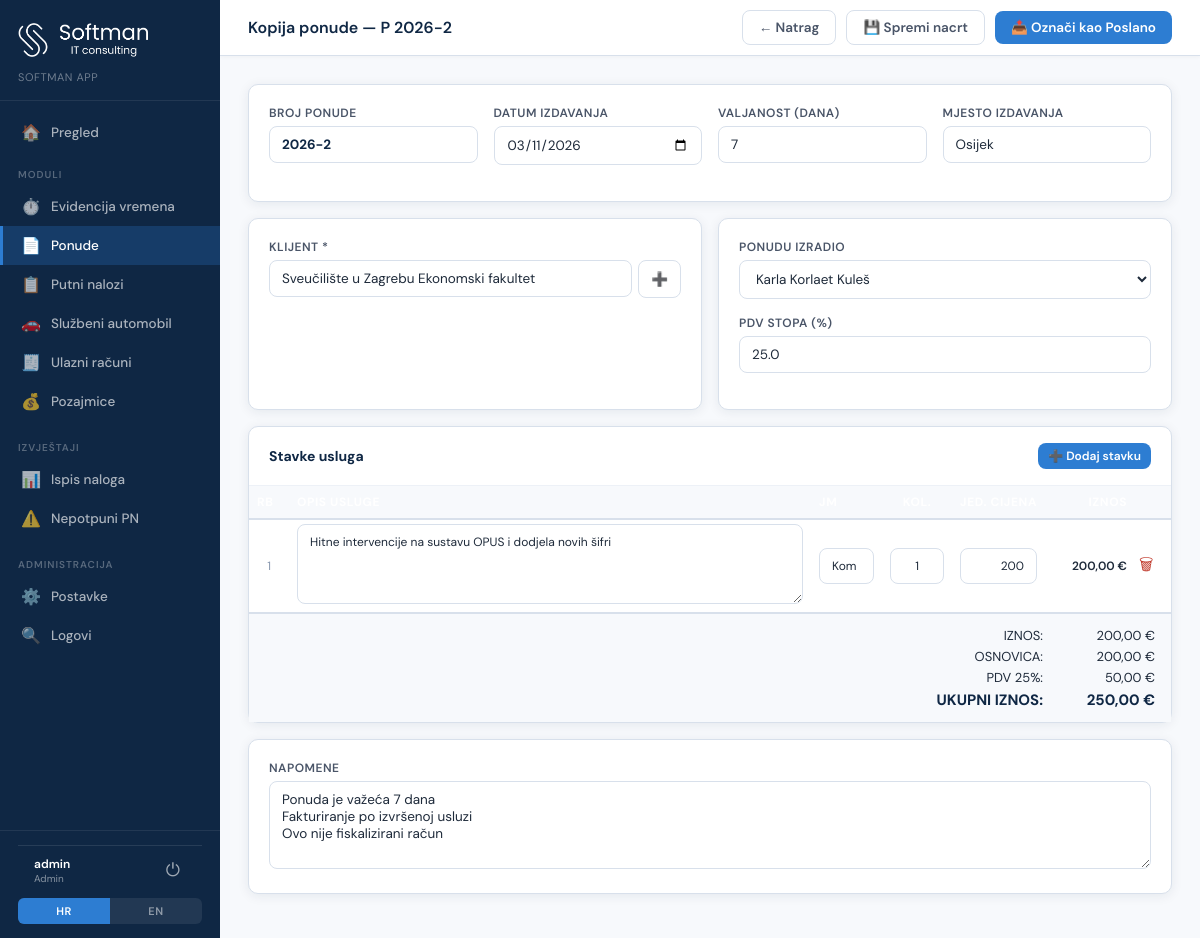
Page /quotes/15/copy (signed in) on the committed database.
### tables this page shows
CREATE TABLE quotes (
            id INTEGER PRIMARY KEY AUTOINCREMENT,
            auto_id TEXT UNIQUE NOT NULL,
            status TEXT DEFAULT 'draft',
            issue_date TEXT,
            valid_days INTEGER DEFAULT 7,
            place_of_issue TEXT DEFAULT 'Zagreb',
            client_id INTEGER,
            prepared_by_id INTEGER,
            notes TEXT,
            pdv_rate REAL DEFAULT 25,
            total_net REAL DEFAULT 0,
            total_pdv REAL DEFAULT 0,
            total_gross REAL DEFAULT 0,
            pdf_path TEXT,
            created_at TIMESTAMP DEFAULT CURRENT_TIMESTAMP,
            updated_at TIMESTAMP DEFAULT CURRENT_TIMESTAMP
        , comment TEXT);

CREATE TABLE employees (
            id INTEGER PRIMARY KEY AUTOINCREMENT,
            name TEXT NOT NULL,
            position TEXT,
            is_direktor INTEGER DEFAULT 0,
            is_blagajnik INTEGER DEFAULT 0,
            is_knjizio INTEGER DEFAULT 0,
            is_validator INTEGER DEFAULT 0,
            is_default INTEGER DEFAULT 0,
            signature_path TEXT,
            created_at TIMESTAMP DEFAULT CURRENT_TIMESTAMP
        );

### app.py (the view)
@app.route('/quotes/<int:quote_id>/copy')
@require_perm('can_edit_quotes')
def copy_quote(quote_id):
    audit('copy', module='ponude', entity='quote', entity_id=quote_id)
    conn = get_db()
    quote = conn.execute("SELECT * FROM quotes WHERE id=?", (quote_id,)).fetchone()
    if not quote:
        conn.close()
        return redirect(url_for('quotes_list'))
    items = conn.execute("SELECT * FROM quote_items WHERE quote_id=? ORDER BY sort_order", (quote_id,)).fetchall()
    clients = conn.execute("SELECT * FROM clients ORDER BY name").fetchall()
    employees = conn.execute("SELECT * FROM employees ORDER BY name").fetchall()
    settings = {r['key']: r['value'] for r in conn.execute("SELECT * FROM settings").fetchall()}
    default_place = conn.execute("SELECT name FROM destinations WHERE is_place_of_report=1 LIMIT 1").fetchone()
    auto_id, _, _ = get_next_quote_id()
    conn.close()
    today = date.today().strftime('%Y-%m-%d')
    quote_copy = dict(quote)
    quote_copy['id'] = None
    quote_copy['status'] = 'draft'
    quote_copy['pdf_path'] = None
    return render_template('quotes_form.html', auto_id=auto_id, today=today,
                          clients=rows_to_dicts(clients),
                          employees=rows_to_dicts(employees),
                          settings=settings, quote=quote_copy, items=rows_to_dicts(items),
                          default_place=default_place['name'] if default_place else 'Zagreb',
                          is_copy=True)

### app.py (called while the page is built, shortened)
def decode_token(token):
    try:
        return pyjwt.decode(token, JWT_SECRET, algorithms=['HS256'])
    except:
        return None

def get_current_user():
    token = request.cookies.get('auth_token')
    if not token:
        return None
    return decode_token(token)

def require_perm(perm):
    def decorator(f):
        @wraps(f)
        def decorated(*args, **kwargs):
            user = get_current_user()
            if not user:
                return redirect('/login')
            if user.get('is_admin') or user.get(perm):
                return f(*args, **kwargs)
            return render_template('403.html', user=user), 403
        return decorated
    return decorator

@app.context_processor
def inject_current_user():
    user = get_current_user()
    return {'current_user': user or {}}

def get_db():
    conn = sqlite3.connect(DB_PATH)
    conn.row_factory = sqlite3.Row
    conn.execute("PRAGMA foreign_keys = ON")
    return conn

def rows_to_dicts(rows):
    return [dict(r) for r in rows] if rows else []

def audit(action, module=None, entity=None, entity_id=None, detail=None):
    try:
        from flask import request as _req
        user = get_current_user()
        user_id = user.get('user_id') if user else None
        username = user.get('username') if user else 'nepoznat'
        try:
            ip = _req.headers.get('X-Forwarded-For', _req.remote_addr or '').split(',')[0].strip()
        except:
            ip = None
        conn = get_db()
        conn.execute(
            """INSERT INTO audit_log (user_id, username, action, module, entity, entity_id, detail, ip_address, created_at)
               VALUES (?,?,?,?,?,?,?,?,?)""",
            (user_id, username, action, module, entity, entity_id, detail, ip, datetime.now().isoformat())
        )
        conn.commit()
        conn.close()
    except Exception as e:
        pass  # Audit nikad ne smije srušiti aplikaciju

def get_next_quote_id():
    conn = get_db()
    current_year = datetime.now().year
    rows = conn.execute("SELECT auto_id FROM quotes WHERE auto_id LIKE ?", (f"{current_year}-%",)).fetchall()
    used = set()
    for r in rows:
        try: used.add(int(r['auto_id'].split('-')[1]))
        except: pass
    candidate = 1
    while candidate in used:
        candidate += 1
    conn.close()
    return f"{current_year}-{candidate}", current_year, candidate

### templates/quotes_form.html (shortened to what this page needs)
{% extends "base.html" %}
{% set active = 'quotes' %}
{% block topbar_title %}{% if is_copy %}Kopija ponude — P {{ auto_id }}{% elif quote and quote.id %}Ponuda P {{ quote.auto_id }}{% else %}Nova ponuda{% endif %}{% endblock %}
{% block topbar_actions %}
<a href="/quotes" class="btn btn-secondary" title="Povratak na listu ponuda">← Natrag</a>
{% if not quote or quote.status == 'draft' %}
<button class="btn btn-secondary" onclick="saveQuote('draft')" title="Spremi ponudu kao nacrt">💾 Spremi nacrt</button>
<button class="btn btn-primary" onclick="saveQuote('sent')" title="Označi kao poslano i zamrzni PDF">📤 Označi kao Poslano</button>
{% endif %}
{% endblock %}
{% block content %}
{% set locked = quote and quote.status != 'draft' %}
<div class="card" style="margin-bottom:16px;">
  <div class="card-body">
    <div class="form-row form-row-4">
      <div class="form-group">
        <label class="form-label">Broj ponude</label>
        <input class="form-control" id="auto_id" value="{{ auto_id }}" readonly style="font-weight:700;color:var(--navy);">
      </div>
      <div class="form-group">
        <label class="form-label">Datum izdavanja</label>
        <input type="date" class="form-control" id="issue_date"
               value="{{ quote.issue_date if quote else today }}" {% if locked %}disabled{% endif %}>
      </div>
      <div class="form-group">
        <label class="form-label">Valjanost (dana)</label>
        <input type="number" class="form-control" id="valid_days" min="1"
               value="{{ quote.valid_days if quote else (copy_from.valid_days if copy_from else settings.quote_default_valid_days or 7) }}" {% if locked %}disabled{% endif %}>
      </div>
      <div class="form-group">
        <label class="form-label">Mjesto izdavanja</label>
        <input type="text" class="form-control" id="place_of_issue"
               value="{{ quote.place_of_issue if quote else default_place }}" {% if locked %}disabled{% endif %}>
      </div>
    </div>
  </div>
</div>
<div style="display:grid;grid-template-columns:1fr 1fr;gap:16px;margin-bottom:16px;">
  <div class="card">
    <div class="card-body">
      <div class="form-group">
        <label class="form-label">Klijent *</label>
        {% if not locked %}
        <div style="display:flex;gap:6px;align-items:flex-start;">
          <div style="flex:1;position:relative;">
            <input type="text" class="form-control" id="client-search"
              placeholder="Pretraži klijenta..."
              autocomplete="off"
              oninput="filterClientDropdown()"
              onfocus="showClientDropdown()"
              onblur="hideClientDropdownDelayed()"
              value="{{ clients | selectattr('id', 'equalto', quote.client_id) | map(attribute='name') | first if (quote and quote.client_id) else '' }}">
          </div>
          <button type="button" class="btn btn-secondary" onclick="openAddClientModal()"
            title="Dodaj novog klijenta" style="white-space:nowrap;padding:0 12px;height:38px;">➕</button>
        </div>
        {% endif %}
      </div>
    </div>
  </div>
  <div class="card">
    <div class="card-body">
      <div class="form-group">
        <label class="form-label">Ponudu izradio</label>
        <select class="form-control" id="prepared_by_id" {% if locked %}disabled{% endif %}>
          {% for e in employees %}
          <option value="{{ e.id }}"
            {% if quote and quote.prepared_by_id == e.id %}selected
            {% elif not quote and copy_from and copy_from.prepared_by_id == e.id %}selected
            {% elif not quote and not copy_from and e.is_direktor %}selected{% endif %}>{{ e.name }}</option>
          {% endfor %}
        </select>
      </div>
      <div class="form-group" style="margin-top:12px;">
        <label class="form-label">PDV stopa (%)</label>
        <input type="number" class="form-control" id="pdv_rate" step="1" min="0" max="100"
               value="{{ quote.pdv_rate if quote else (copy_from.pdv_rate if copy_from else settings.quote_pdv_rate or 25) }}"
               oninput="updateTotals()" {% if locked %}disabled{% endif %}>
      </div>
    </div>
  </div>
</div>
<div class="card" style="margin-bottom:16px;">
  <div class="card-header">
    <span class="card-title">Stavke usluga</span>
    {% if not locked %}
    <button class="btn btn-sm btn-primary" onclick="addItem()" title="Dodaj novu stavku usluge">➕ Dodaj stavku</button>
    {% endif %}
  </div>
  <div class="table-wrap">
    <table style="width:100%;">
      <thead>
        <tr style="background:var(--navy);">
          <th style="color:white;padding:8px;font-size:12px;width:40px;">RB</th>
          <th style="color:white;padding:8px;font-size:12px;">Opis usluge</th>
          <th style="color:white;padding:8px;font-size:12px;width:60px;">JM</th>
          <th style="color:white;padding:8px;font-size:12px;width:70px;text-align:center;">Kol.</th>
          <th style="color:white;padding:8px;font-size:12px;width:90px;text-align:right;">Jed. cijena</th>
          <th style="color:white;padding:8px;font-size:12px;width:90px;text-align:right;">Iznos</th>
          {% if not locked %}<th style="width:36px;"></th>{% endif %}
        </tr>
      </thead>
      <tbody id="items-body"></tbody>
    </table>
  </div>
  <div style="padding:12px 16px;text-align:right;background:var(--gray-50);border-top:1px solid var(--gray-200);">
    <div style="display:inline-grid;grid-template-columns:160px 100px;gap:4px 12px;text-align:right;font-size:13px;">
      <span style="color:var(--gray-500);">IZNOS:</span><span id="t-net">0,00 €</span>
      <span style="color:var(--gray-500);">OSNOVICA:</span><span id="t-base">0,00 €</span>
      <span style="color:var(--gray-500);">PDV <span id="t-pdv-pct">25</span>%:</span><span id="t-pdv">0,00 €</span>
      <span style="font-weight:700;color:var(--navy);font-size:15px;">UKUPNI IZNOS:</span>
      <span style="font-weight:700;color:var(--navy);font-size:15px;" id="t-gross">0,00 €</span>
    </div>
  </div>
</div>
<div class="card" style="margin-bottom:16px;">
  <div class="card-body">
    <label class="form-label">Napomene</label>
    <textarea class="form-control" id="notes" rows="4" {% if locked %}disabled{% endif %}
              placeholder="Unesite napomene...">{{ quote.notes if quote else (copy_from.notes if copy_from else settings.quote_default_notes or '') }}</textarea>
  </div>
</div>
{% endblock %}

### templates/base.html (style rules this page uses)
:root { --navy: #0f2744; --blue: #1a4b8c; --accent: #2d7dd2; --accent-light: #e8f2fc; --green: #1a8a5a; --green-light: #e6f5ef; --amber: #c47d0e; --amber-light: #fef3e2; --red: #c0392b; --red-light: #fdecea; --gray-50: #f7f9fc; --gray-100: #edf1f7; --gray-200: #d8e0eb; --gray-400: #8a99b0; --gray-600: #4a5568; --gray-800: #1e2a3a; --white: #ffffff; --sidebar-w: 220px; --radius: 8px; --shadow: 0 2px 12px rgba(15,39,68,0.08); --shadow-lg: 0 8px 32px rgba(15,39,68,0.12); }
*, *::before, *::after { box-sizing: border-box; margin: 0; padding: 0; }
body { font-family: 'DM Sans', sans-serif; background: var(--gray-50); color: var(--gray-800); display: flex; min-height: 100vh; font-size: 14px; }
.btn { display: inline-flex; align-items: center; gap: 6px; padding: 8px 16px; border-radius: var(--radius); font-family: inherit; font-size: 13.5px; font-weight: 600; cursor: pointer; border: none; transition: all 0.15s; text-decoration: none; white-space: nowrap; }
.btn-primary { background: var(--accent); color: white; }
.btn-secondary { background: white; color: var(--gray-600); border: 1.5px solid var(--gray-200); }
.btn-sm { padding: 5px 10px; font-size: 12px; }
.card { background: white; border-radius: 10px; border: 1px solid var(--gray-200); box-shadow: var(--shadow); }
.card-header { padding: 16px 20px; border-bottom: 1px solid var(--gray-100); display: flex; align-items: center; justify-content: space-between; }
.card-title { font-size: 14px; font-weight: 700; color: var(--navy); }
.card-body { padding: 20px; }
.form-group { margin-bottom: 16px; }
.form-label { display: block; font-size: 12px; font-weight: 600; color: var(--gray-600); margin-bottom: 5px; text-transform: uppercase; letter-spacing: 0.04em; }
.form-control { width: 100%; padding: 9px 12px; border: 1.5px solid var(--gray-200); border-radius: var(--radius); font-family: inherit; font-size: 13.5px; color: var(--gray-800); background: white; transition: border-color 0.15s; outline: none; }
select.form-control { cursor: pointer; }
textarea.form-control { resize: vertical; min-height: 80px; }
.form-row { display: grid; gap: 16px; }
.form-row-4 { grid-template-columns: 1fr 1fr 1fr 1fr; }
.table-wrap { overflow-x: auto; }
table { width: 100%; border-collapse: collapse; }
th { background: var(--gray-50); padding: 10px 14px; text-align: left; font-size: 11px; font-weight: 700; color: var(--gray-600); text-transform: uppercase; letter-spacing: 0.05em; border-bottom: 2px solid var(--gray-200); white-space: nowrap; }
input[type="number"] { -moz-appearance: textfield; appearance: textfield; }

### rows in the picture
quotes: issue_date "03/11/2026", valid_days "7", place_of_issue "Osijek", prepared_by.name "Karla Korlaet Kuleš", pdv_rate "25.0", notes "Ponuda je važeća 7 dana Fakturiranje po izvršenoj usluzi Ovo nije fiskalizirani račun"

### other values in the picture
{{ current_user.get('username', '') }} "admin"
{{ auto_id }} "2026-2"
